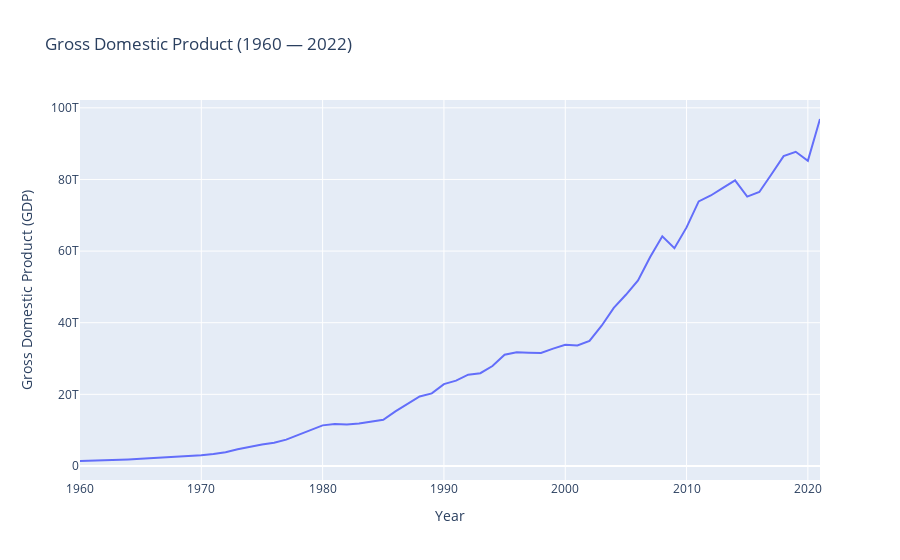

Source (notebook cell):
### Markdown cell above
## Question 1

### Code cell
gdp_data = wb.download(indicator="NY.GDP.MKTP.CD", country="WLD", start="1960" , end="2021")
time = np.arange(1960,2022)
gdp = gdp_data.iloc[:,0].astype(float).to_numpy()
# Data is returned in inverse chronological order , so reverse order
gdp = np.flip(gdp)
plot_data(
    time,
    gdp,
    title="Global Gross Domestic Product (1960 — 2021)",
    x_label="Year",
    y_label="GDP",
    mode="lines",
)
